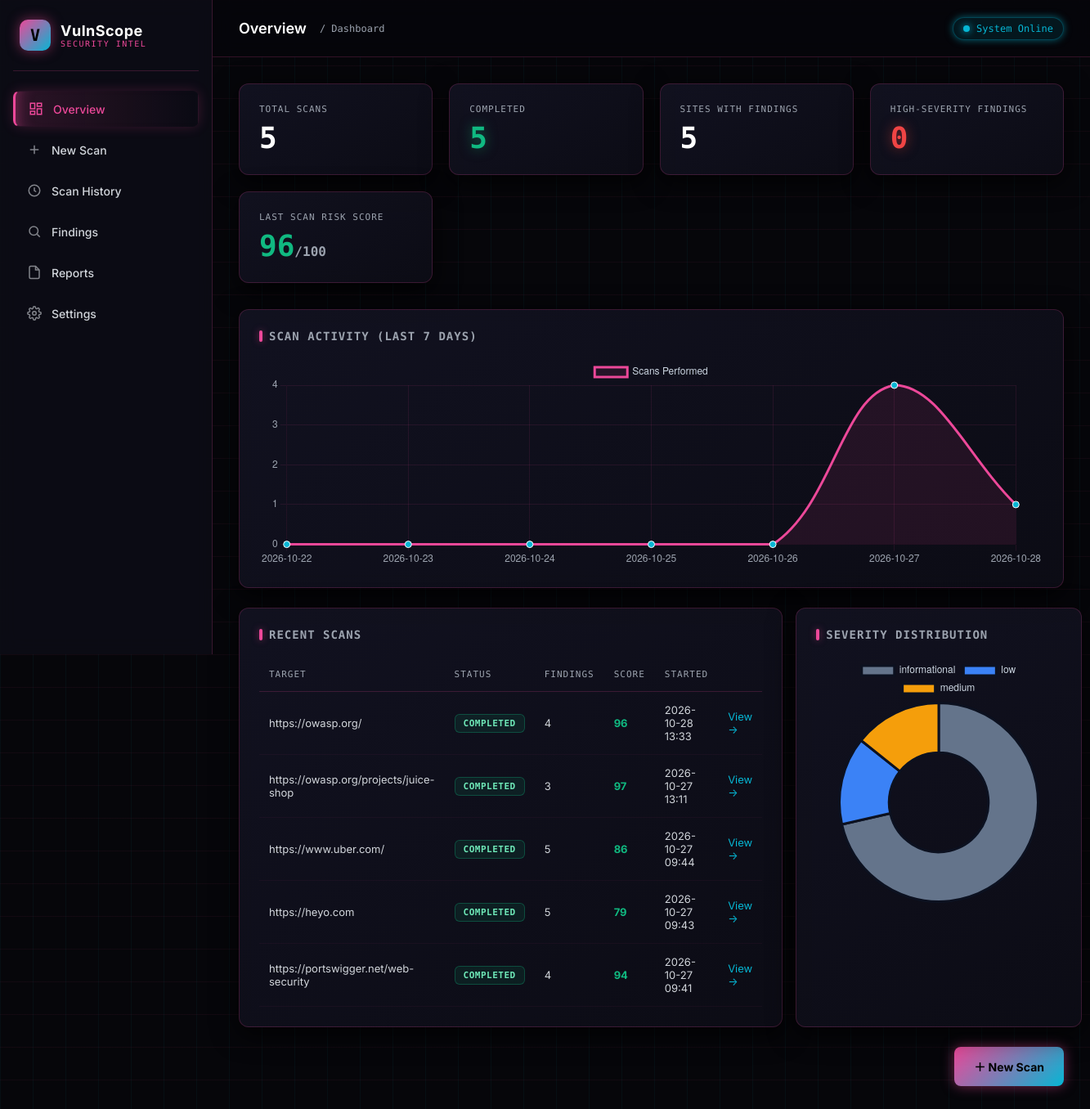
/dashboard, run on the app's committed database.
### models.py (models this page shows, shortened)
class Scan(db.Model):
    __tablename__ = 'scans'
    id = db.Column(db.Integer, primary_key=True)
    scan_id = db.Column(db.String(32), unique=True, nullable=False, index=True)
    name = db.Column(db.String(200))
    target_url = db.Column(db.String(500), nullable=False)
    final_url = db.Column(db.String(500))
    profile = db.Column(db.String(50), default='standard')
    status = db.Column(db.String(30), default='pending')
    http_status = db.Column(db.Integer)
    response_time_ms = db.Column(db.Integer)
    started_at = db.Column(db.DateTime, default=datetime.utcnow)
    completed_at = db.Column(db.DateTime)
    error_message = db.Column(db.Text)
    risk_score = db.Column(db.Integer, default=100) # <-- NAYA COLUMN
    findings = db.relationship('Finding', backref='scan', lazy=True, cascade='all, delete-orphan')
    @property
    def finding_count(self):
        return len(self.findings)

### blueprints/dashboard.py (the view)
@bp.route('/dashboard')
def overview():
    total_scans = Scan.query.count()
    completed = Scan.query.filter_by(status='completed').count()
    sites_with_findings = db.session.query(func.count(func.distinct(Scan.target_url))).join(
        Finding, Finding.scan_id == Scan.id
    ).scalar() or 0
    high_sev = Finding.query.filter(Finding.severity.in_(['high', 'critical'])).count()
    recent = Scan.query.order_by(Scan.started_at.desc()).limit(8).all()
    severity_counts = dict(db.session.query(Finding.severity, func.count(Finding.id))
                           .group_by(Finding.severity).all())
    today = datetime.utcnow().date()
    last_7_days = [(today - timedelta(days=i)).strftime('%Y-%m-%d') for i in range(6, -1, -1)]
    scans_per_day = {day: 0 for day in last_7_days}
    all_scans = Scan.query.filter(Scan.started_at >= datetime.utcnow() - timedelta(days=7)).all()
    for s in all_scans:
        if s.started_at:
            day_str = s.started_at.strftime('%Y-%m-%d')
            if day_str in scans_per_day:
                scans_per_day[day_str] += 1
    trend_labels = list(scans_per_day.keys())
    trend_data = list(scans_per_day.values())
    return render_template(
        'dashboard.html',
        total_scans=total_scans,
        completed=completed,
        sites_with_findings=sites_with_findings,
        high_sev=high_sev,
        recent=recent,
        severity_counts=severity_counts,
        trend_labels=trend_labels,
        trend_data=trend_data,
    )

### templates/dashboard.html (shortened to what this page needs)
{% extends 'base.html' %}
{% block page_title %}Overview{% endblock %}
{% block breadcrumb %}/ Dashboard{% endblock %}
{% block content %}
<div class="grid-stats">
  <div class="card stat">
    <div class="label">Total Scans</div>
    <div class="value">{{ total_scans }}</div>
  </div>
  <div class="card stat ok">
    <div class="label">Completed</div>
    <div class="value">{{ completed }}</div>
  </div>
  <div class="card stat">
    <div class="label">Sites with Findings</div>
    <div class="value">{{ sites_with_findings }}</div>
  </div>
  <div class="card stat high">
    <div class="label">High-Severity Findings</div>
    <div class="value">{{ high_sev }}</div>
  </div>
  <div class="card stat">
    <div class="label">Last Scan Risk Score</div>
    <div class="value" style="color: {% if recent and recent[0].risk_score > 70 %}var(--success){% elif recent and recent[0].risk_score > 40 %}var(--warning){% else %}var(--danger){% endif %};">
      {{ recent[0].risk_score if recent else 'N/A' }}<span style="font-size: 16px; color: var(--text-500);">/100</span>
    </div>
  </div>
</div>
<div class="card" style="margin-bottom: 24px;">
  <h2>Scan Activity (Last 7 Days)</h2>
  <canvas id="trendChart" height="80"></canvas>
</div>
<div style="display:grid; grid-template-columns: 2fr 1fr; gap:16px; margin-bottom:24px;">
  <div class="card">
    <h2>Recent Scans</h2>
    {% if recent %}
      <table>
        <thead>
          <tr>
            <th>Target</th>
            <th>Status</th>
            <th>Findings</th>
            <th>Score</th>
            <th>Started</th>
            <th></th>
          </tr>
        </thead>
        <tbody>
          {% for s in recent %}
          <tr>
            <td>{{ s.target_url[:60] }}</td>
            <td><span class="badge {{ s.status }}">{{ s.status }}</span></td>
            <td>{{ s.finding_count }}</td>
            <td>
              {% if s.status == 'completed' %}
                <span style="font-weight:bold; color: {% if s.risk_score > 70 %}var(--success){% elif s.risk_score > 40 %}var(--warning){% else %}var(--danger){% endif %};">
                  {{ s.risk_score }}
                </span>
              {% else %}—{% endif %}
            </td>
            <td>{{ s.started_at.strftime('%Y-%m-%d %H:%M') if s.started_at else '—' }}</td>
            <td><a href="{{ url_for('scans.results', scan_id=s.scan_id) }}">View →</a></td>
          </tr>
          {% endfor %}
        </tbody>
      </table>
    {% else %}
      <div class="empty">
        <h3>No scans yet</h3>
        <p>Run your first assessment to see results here.</p>
        <a class="btn" href="{{ url_for('scans.new_scan') }}">Start New Scan</a>
      </div>
    {% endif %}
  </div>
  <div class="card">
    <h2>Severity Distribution</h2>
    {% if severity_counts %}
      <canvas id="sevChart" height="180"></canvas>
    {% else %}
      <div class="empty"><p>No findings recorded yet.</p></div>
    {% endif %}
  </div>
</div>
<div style="text-align:right">
  <a class="btn" href="{{ url_for('scans.new_scan') }}">＋ New Scan</a>
</div>
{% endblock %}
{% block scripts %}
<script>
(function () {
  var sevCtx = document.getElementById('sevChart');
  var dataEl = document.getElementById('chart-data');
  if (sevCtx && dataEl) {
    var sevLabels = JSON.parse(dataEl.dataset.sevLabels || '[]');
    var sevValues = JSON.parse(dataEl.dataset.sevValues || '[]');
    var colorMap = {
      critical: '#ef4444', high: '#f97316', medium: '#f59e0b', low: '#3b82f6', informational: '#64748b'
    };
    var colors = sevLabels.map(function (k) { return colorMap[k] || '#64748b'; });
    new Chart(sevCtx, {
      type: 'doughnut',
      data: {
        labels: sevLabels,
        datasets: [{ data: sevValues, backgroundColor: colors, borderColor: '#0c1120', borderWidth: 3 }]
      },
      options: { responsive: true, plugins: { legend: { labels: { color: '#cbd5e1' } } } }
    });
  }
  var trendCtx = document.getElementById('trendChart');
  if (trendCtx && dataEl) {
    var trendLabels = JSON.parse(dataEl.dataset.trendLabels || '[]');
    var trendValues = JSON.parse(dataEl.dataset.trendValues || '[]');
    new Chart(trendCtx, {
      type: 'line',
      data: {
        labels: trendLabels,
        datasets: [{
          label: 'Scans Performed',
          data: trendValues,
          borderColor: '#ec4899',
          backgroundColor: 'rgba(236, 72, 153, 0.1)',
          tension: 0.4, fill: true,
          pointBackgroundColor: '#06b6d4', pointBorderColor: '#fff', pointRadius: 4
        }]
      },
      options: {
        responsive: true, plugins: { legend: { labels: { color: '#cbd5e1' } } },
        scales: {
          y: { beginAtZero: true, ticks: { color: '#9ca3af', stepSize: 1 }, grid: { color: 'rgba(236, 72, 153, 0.1)' } },
          x: { ticks: { color: '#9ca3af' }, grid: { color: 'rgba(236, 72, 153, 0.1)' } }
        }
      }
    });
  }
})();
</script>
{% endblock %}

### templates/base.html (shortened to what this page needs)
<!doctype html>
<html lang="en">
<head>
  <link rel="stylesheet" href="{{ url_for('static', filename='css/style.css') }}">
</head>
<body>
{% set ep = request.endpoint or '' %}
<div class="layout">
  <aside class="sidebar" id="sidebar">
    <a href="{{ url_for('landing') }}" class="brand" style="text-decoration: none;">
      <div class="logo">V</div>
      <div>
        <div class="name">VulnScope</div>
        <div class="sub">Security Intel</div>
      </div>
    </a>
    <nav class="nav">
      <a href="{{ url_for('dashboard.overview') }}"
         class="{{ 'active' if ep == 'dashboard.overview' else '' }}">
        <svg viewBox="0 0 24 24" fill="none" stroke="currentColor" stroke-width="2">
          <rect x="3" y="3" width="7" height="9"></rect>
          <rect x="14" y="3" width="7" height="5"></rect>
          <rect x="14" y="12" width="7" height="9"></rect>
          <rect x="3" y="16" width="7" height="5"></rect>
        </svg>
        Overview
      </a>
      <a href="{{ url_for('scans.new_scan') }}"
         class="{{ 'active' if ep == 'scans.new_scan' else '' }}">
        <svg viewBox="0 0 24 24" fill="none" stroke="currentColor" stroke-width="2">
          <line x1="12" y1="5" x2="12" y2="19"></line>
          <line x1="5" y1="12" x2="19" y2="12"></line>
        </svg>
        New Scan
      </a>
      <a href="{{ url_for('scans.history') }}"
         class="{{ 'active' if ep == 'scans.history' else '' }}">
        <svg viewBox="0 0 24 24" fill="none" stroke="currentColor" stroke-width="2">
          <circle cx="12" cy="12" r="9"></circle>
          <polyline points="12 7 12 12 15 14"></polyline>
        </svg>
        Scan History
      </a>
      <a href="{{ url_for('findings.list_findings') }}"
         class="{{ 'active' if ep == 'findings.list_findings' else '' }}">
        <svg viewBox="0 0 24 24" fill="none" stroke="currentColor" stroke-width="2">
          <circle cx="11" cy="11" r="7"></circle>
          <line x1="16.5" y1="16.5" x2="21" y2="21"></line>
        </svg>
        Findings
      </a>
      <a href="{{ url_for('reports.index') }}"
         class="{{ 'active' if ep == 'reports.index' else '' }}">
        <svg viewBox="0 0 24 24" fill="none" stroke="currentColor" stroke-width="2">
          <path d="M14 2H6a2 2 0 0 0-2 2v16a2 2 0 0 0 2 2h12a2 2 0 0 0 2-2V8z"></path>
          <polyline points="14 2 14 8 20 8"></polyline>
        </svg>
        Reports
      </a>
      <a href="{{ url_for('settings') }}"
         class="{{ 'active' if ep == 'settings' else '' }}">
        Settings
      </a>
    </nav>
  </aside>
  <div class="main">
    <header class="topbar">
      <h1>{% block page_title %}Overview{% endblock %}</h1>
      <span class="bread">{% block breadcrumb %}{% endblock %}</span>
      <div class="status"><span class="dot"></span> System Online</div>
    </header>
    <main class="content">
      {% block content %}{% endblock %}
    </main>
  </div>
</div>
{% block scripts %}{% endblock %}
</body>
</html>

### data on the page
Scan: risk_score "96", target_url "https://owasp.org/", status "COMPLETED", finding_count "4", started_at "2026-10-28 13:33"
Scan: target_url "https://owasp.org/projects/juice-shop", status "COMPLETED", finding_count "3", risk_score "97", started_at "2026-10-27 13:11"
Scan: target_url "https://www.uber.com/", status "COMPLETED", finding_count "5", risk_score "86", started_at "2026-10-27 09:44"
Scan: target_url "https://heyo.com", status "COMPLETED", finding_count "5", risk_score "79", started_at "2026-10-27 09:43"
Scan: target_url "https://portswigger.net/web-security", status "COMPLETED", finding_count "4", risk_score "94", started_at "2026-10-27 09:41"

### other printed values
{{ total_scans }} "5"
{{ completed }} "5"
{{ sites_with_findings }} "5"
{{ high_sev }} "0"
